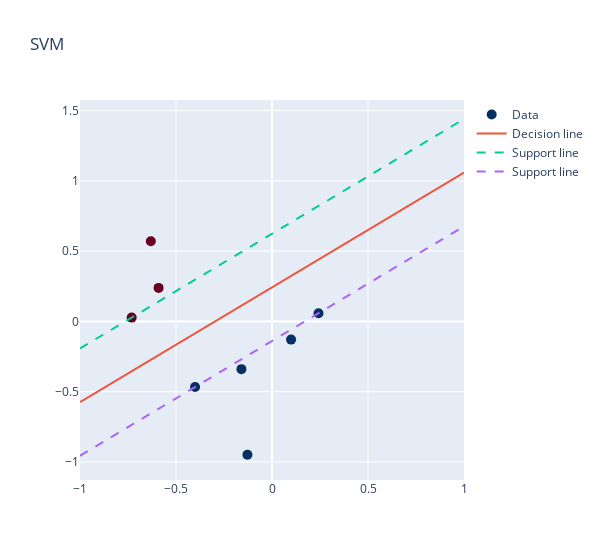

Source (notebook cell):
### Code cell
# we create 8 random uniform points in the unit square

np.random.seed(2)
X = 2*np.random.rand(8, 2) - 1

y = np.zeros(X.shape[0])

# initialize labels
for i in range(0,X.shape[0]):
    y[i] = labels_line(X[i,:])

print('Shape of X: ', X.shape)
print(X)
print('Shape of y: ', y.shape)
print(y)

clf = svm.SVC(kernel='linear', C=1e2)
clf.fit(X, y)

fig = go.Figure()
plot_data_decision_line(X,y,clf,fig,"SVM")
fig.show()

### Figure 1 — Plotly figure (JSON) as saved in the notebook; plotly's stock layout.template omitted (floating-point values rounded to 4 significant figures)
{"data": [{"marker": {"color": [1, 1, 1, -1, 1, 1, -1, -1], "colorscale": [[0, "rgb(103,0,31)"], [0.1, "rgb(178,24,43)"], [0.2, "rgb(214,96,77)"], [0.3, "rgb(244,165,130)"], [0.4, "rgb(253,219,199)"], [0.5, "rgb(247,247,247)"], [0.6, "rgb(209,229,240)"], [0.7, "rgb(146,197,222)"], [0.8, "rgb(67,147,195)"], [0.9, "rgb(33,102,172)"], [1, "rgb(5,48,97)"]], "size": 10}, "mode": "markers", "name": "Data", "type": "scatter", "x": [-0.128, 0.09932, -0.1593, -0.5907, -0.4007, 0.2423, -0.7308, -0.6311], "y": [-0.9481, -0.1294, -0.3393, 0.2385, -0.4663, 0.05828, 0.02716, 0.5707]}, {"mode": "lines", "name": "Decision line", "type": "scatter", "x": [-1, 1], "y": [-0.5739, 1.058]}, {"line": {"dash": "dash"}, "mode": "lines", "name": "Support line", "type": "scatter", "x": [-1, 1], "y": [-0.1924, 1.44]}, {"line": {"dash": "dash"}, "mode": "lines", "name": "Support line", "type": "scatter", "x": [-1, 1], "y": [-0.9554, 0.6765]}], "layout": {"title": {"text": "SVM"}, "width": 600}}
